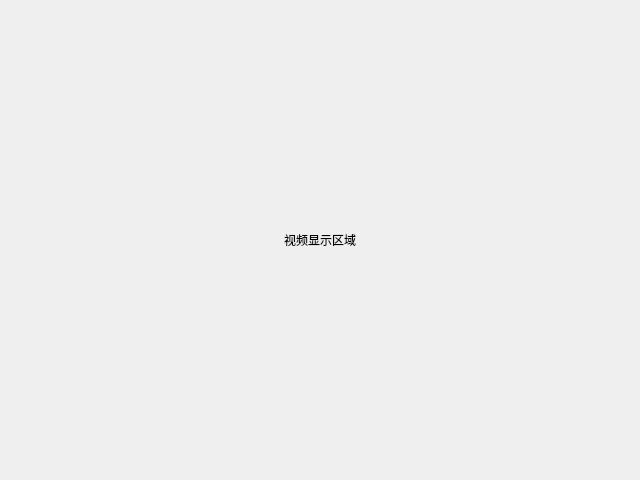
<?xml version="1.0" encoding="UTF-8"?>
<ui version="4.0">
 <class>Video</class>
 <widget class="QDialog" name="Video">
  <property name="geometry">
   <rect>
    <x>0</x>
    <y>0</y>
    <width>640</width>
    <height>480</height>
   </rect>
  </property>
  <property name="windowTitle">
   <string>视频监控</string>
  </property>
  <widget class="QLabel" name="lab_video">
   <property name="geometry">
    <rect>
     <x>0</x>
     <y>0</y>
     <width>640</width>
     <height>480</height>
    </rect>
   </property>
   <property name="text">
    <string>视频显示区域</string>
   </property>
   <property name="alignment">
    <set>Qt::AlignCenter</set>
   </property>
  </widget>
 </widget>
 <resources/>
 <connections/>
</ui>
